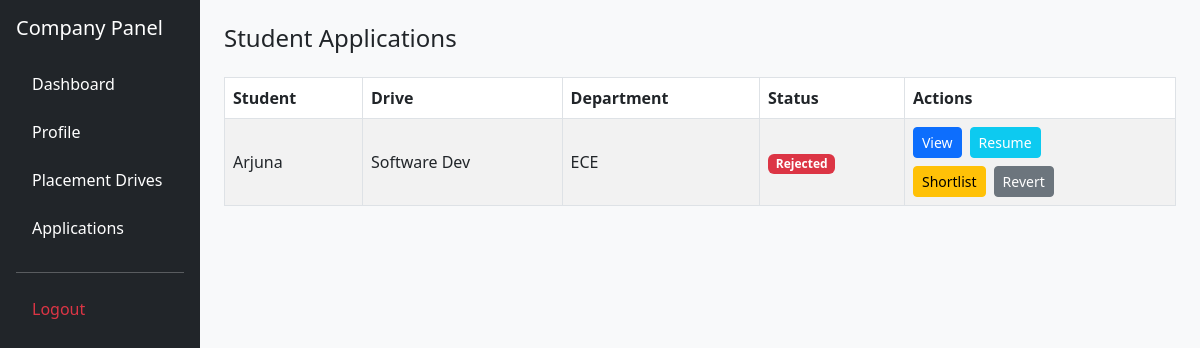
Page /company/applications (signed in) on the earlier database version.
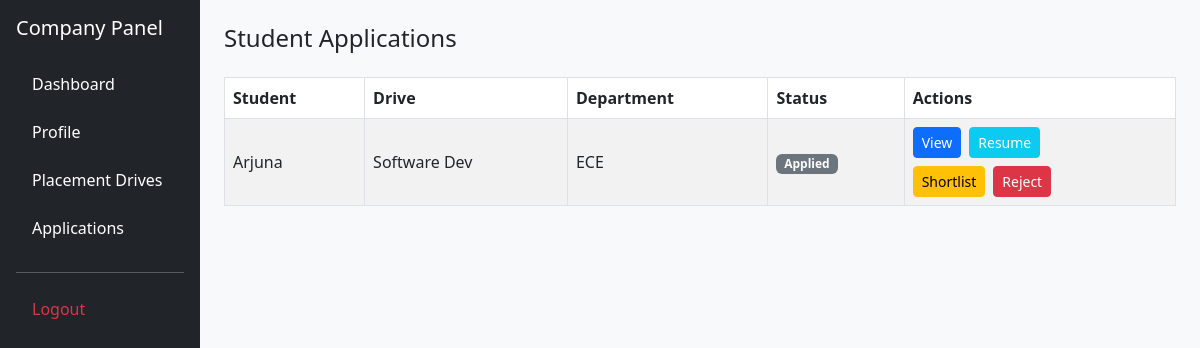
Same page on the later database version.
### application/models.py (models this page shows)
class Application(db.Model):
    id = db.Column(db.Integer, primary_key=True)
    studentId = db.Column(db.Integer, db.ForeignKey('student.id'), nullable=False)
    driveId = db.Column(db.Integer, db.ForeignKey('drive.id'), nullable=False)
    applicationDate = db.Column(db.DateTime, nullable=False)
    gpa = db.Column(db.Float, nullable=False)
    department = db.Column(db.String(50), nullable=False)
    status = db.Column(db.String(50), nullable=False, default="Applied")
    student = db.relationship('Student', back_populates='applications', lazy=True)

class User(db.Model, UserMixin):
    id = db.Column(db.Integer, primary_key=True)
    username = db.Column(db.String(80), unique=True, nullable=False)
    email = db.Column(db.String(120), unique=True, nullable=False)
    name = db.Column(db.String(120), nullable=False)
    password = db.Column(db.String(200), nullable=False)
    type = db.Column(db.String, nullable=False, default="user")
    isBlacklisted = db.Column(db.Boolean, nullable=False, default=False)
    student = db.relationship('Student', backref='user', uselist=False)

class Drive(db.Model):
    id = db.Column(db.Integer, primary_key=True)
    companyId = db.Column(db.Integer, db.ForeignKey('company.id'), nullable=False)
    title = db.Column(db.String(100), nullable=False)
    description = db.Column(db.Text, nullable=True)
    eligibilityCriteria = db.Column(db.Text, nullable=True)
    salary = db.Column(db.String(50), nullable=True)
    skillsRequired = db.Column(db.String(200), nullable=True)
    experienceRequired = db.Column(db.String(50), nullable=True)
    applicationDeadline = db.Column(db.DateTime, nullable=False)
    vacancy = db.Column(db.Integer, nullable=False)
    location = db.Column(db.String(100), nullable=True)
    hiringStatus = db.Column(db.String(50), nullable=False, default="Hiring")
    adminStatus = db.Column(db.String(50), nullable=False, default="Pending")
    applications = db.relationship('Application', backref='drive', lazy=True)
    interviewrounds = db.Column(db.Integer, nullable=False, default=2)

### application/controllers.py (the view)
@app.route("/company/applications")
@login_required
def company_applications():
    applications = Application.query.join(Drive).filter(
        Drive.companyId == current_user.id
    ).all()
    return render_template(
        "applications.html",
        applications=applications
    )

### app.py (called while the page is built)
def create_app():
    app = Flask(__name__)
    app.config['SECRET_KEY'] = "afgjke12359754iloyuremane45j"
    app.config['SQLALCHEMY_DATABASE_URI'] = 'sqlite:///placement_portal.sqlite3'
    app.config['SQLALCHEMY_TRACK_MODIFICATIONS'] = False
    app.debug = True
    db.init_app(app)
    login_manager.init_app(app)
    login_manager.login_view = "login"
    @login_manager.user_loader
    def load_user(user_id):
        if not user_id:
            return None
        try:
            uid = int(user_id)
        except Exception:
            return None
        user = User.query.get(uid)
        if user:
            return user
        return Company.query.get(uid)
    return app

### templates/applications.html (shortened to what this page needs)
<!DOCTYPE html>
<html>
<head>
<link href="https://cdn.jsdelivr.net/npm/bootstrap@5.3.0/dist/css/bootstrap.min.css" rel="stylesheet">
</head>
<body class="bg-light">
<div class="container-fluid">
<div class="row">
<div class="col-md-3 col-lg-2 bg-dark text-white min-vh-100 p-3">
    <h5 class="mb-4">Company Panel</h5>
    <ul class="nav flex-column">
        <li class="nav-item mb-2">
            <a href="/company" class="nav-link text-white">Dashboard</a>
        </li>
        <li class="nav-item mb-2">
            <a href="/company/profile" class="nav-link text-white">Profile</a>
        </li>
        <li class="nav-item mb-2">
            <a href="/company/drives" class="nav-link text-white">Placement Drives</a>
        </li>
        <li class="nav-item mb-2">
            <a href="/company/applications" class="nav-link text-white">Applications</a>
        </li>
        <hr class="bg-light">
        <li class="nav-item">
            <a href="/logout" class="nav-link text-danger">Logout</a>
        </li>
    </ul>
</div>
<div class="col-md-9 col-lg-10 p-4">
<h4 class="mb-4">Student Applications</h4>
<table class="table table-bordered table-striped align-middle">
    <thead>
        <tr>
            <th>Student</th>
            <th>Drive</th>
            <th>Department</th>
            <th>Status</th>
            <th>Actions</th>
        </tr>
    </thead>
    <tbody>
        {% for application in applications %}
        <tr>
            <td>
                {% if application.student and application.student.user %}
                {{ application.student.user.name }}
                {% else %}
                Unknown Student
                {% endif %}
            </td>
            <td>{{ application.drive.title }}</td>
            <td>{{ application.department }}</td>
            <td>
                {% if application.status == "Applied" %}
                <span class="badge bg-secondary">Applied</span>
                {% elif application.status == "Shortlisted" %}
                <span class="badge bg-warning text-dark">Shortlisted</span>
                {% elif application.status == "Selected" %}
                <span class="badge bg-success">Selected</span>
                {% elif application.status == "Rejected" %}
                <span class="badge bg-danger">Rejected</span>
                {% endif %}
            </td>
            <td>
                <div class="d-flex gap-2 mb-2">
                    <a href="/company/application/{{application.id}}" class="btn btn-primary btn-sm">
                        View
                    </a>
                    {% if application.student and application.student.resume %}
                    <a href="/resume/{{application.student.resume}}" class="btn btn-info btn-sm text-white" target="_blank">
                        Resume
                    </a>
                    {% endif %}
                </div>
                <div class="d-flex flex-wrap gap-2">
                    {% if application.status == "Applied" %}
                        <a href="/company/application/{{application.id}}/shortlist" class="btn btn-warning btn-sm">Shortlist</a>
                        <a href="/company/application/{{application.id}}/reject" class="btn btn-danger btn-sm">Reject</a>
                    {% elif application.status == "Shortlisted" %}
                        <a href="/company/application/{{application.id}}/select" class="btn btn-success btn-sm">Select</a>
                        <a href="/company/application/{{application.id}}/reject" class="btn btn-danger btn-sm">Reject</a>
                        <a href="/company/application/{{application.id}}/applied" class="btn btn-secondary btn-sm">Revert</a>
                    {% elif application.status == "Rejected" %}
                        <a href="/company/application/{{application.id}}/shortlist" class="btn btn-warning btn-sm">Shortlist</a>
                        <a href="/company/application/{{application.id}}/applied" class="btn btn-secondary btn-sm">Revert</a>
                    {% elif application.status == "Selected" %}
                        <span class="badge bg-success p-2">Finalized</span>
                        <a href="/company/application/{{application.id}}/applied" class="btn btn-secondary btn-sm">Revert</a>
                    {% endif %}
                </div>
            </td>
        </tr>
        {% endfor %}
    </tbody>
</table>
</div>
</div>
</div>
</body>
</html>

Differences in the rows shown:
changed Application "ECE": status "Rejected Revert" → "Applied Reject"
